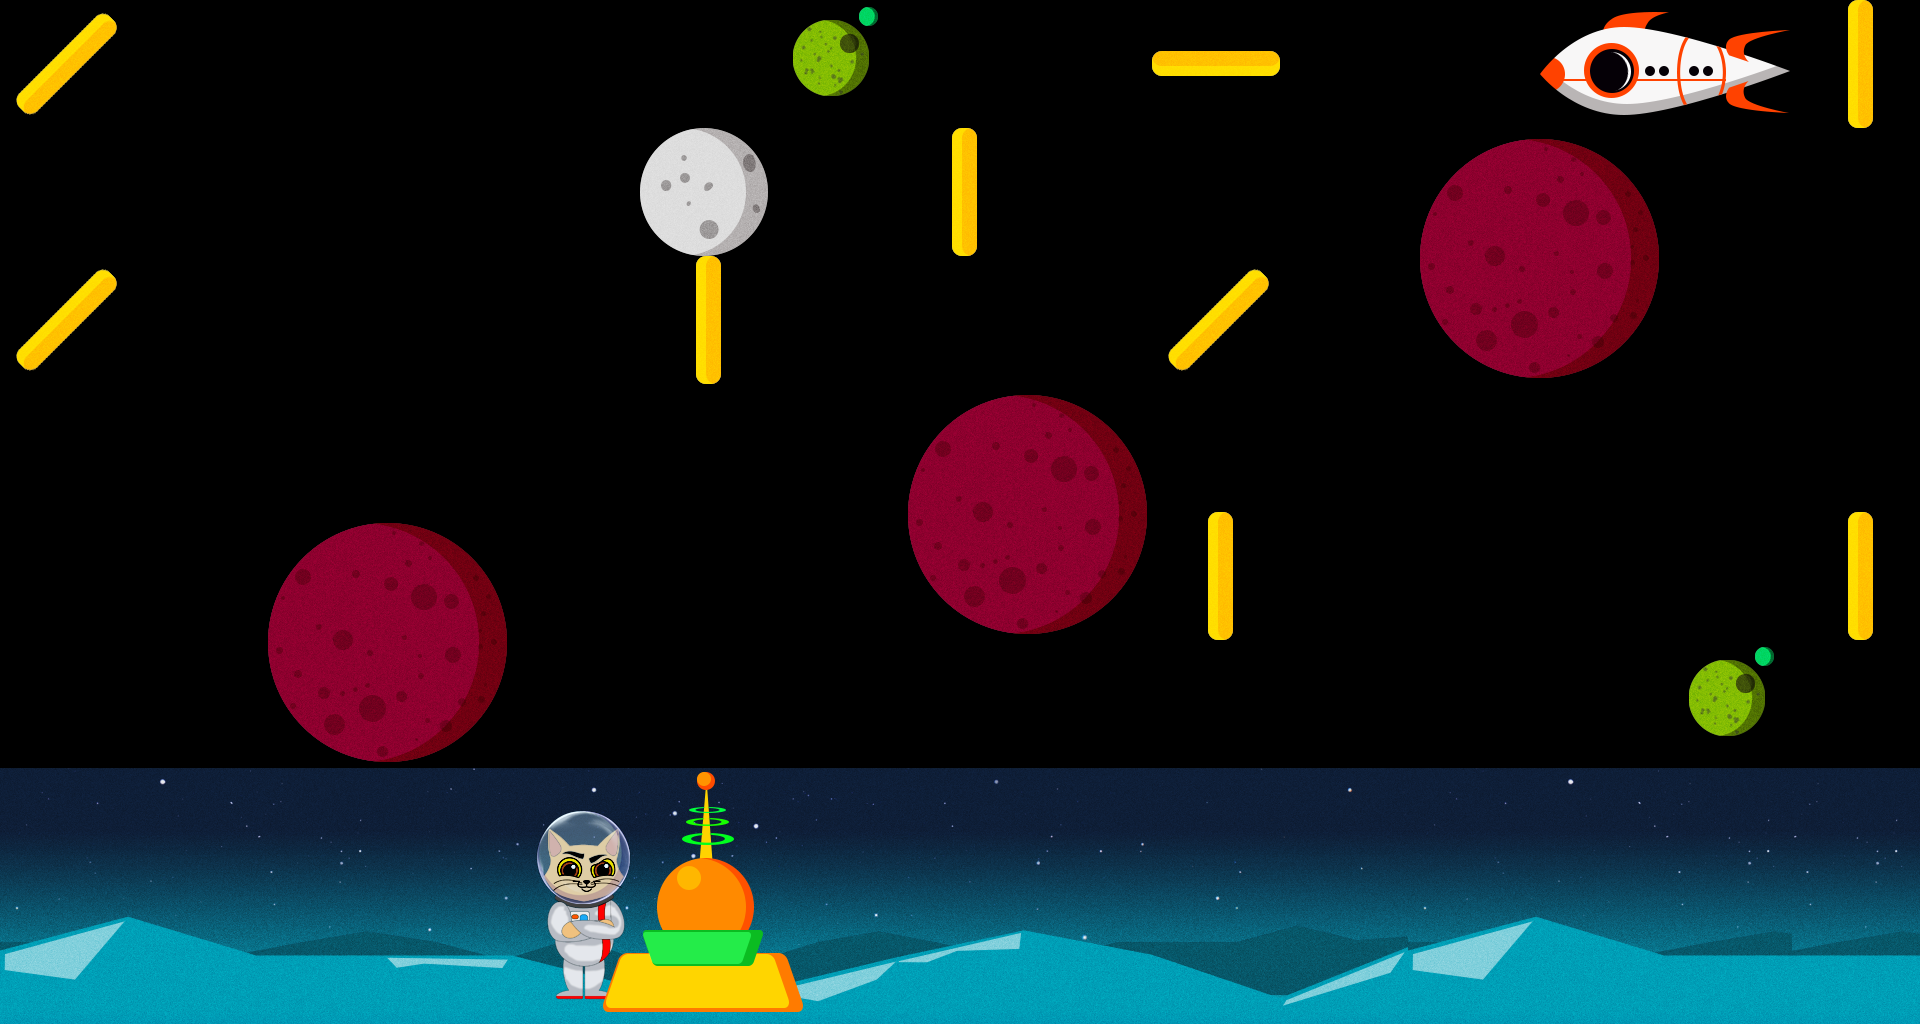

This game map was drawn from its Tiled (.tmx) file and the tilesets committed beside it. A one-line description and the full map source follow:
An orthogonal 15x8 tile map with 128x128 px tiles, 3 tile layers (BackgroudLayer, PlayerLayer, GameLayer), 2 tilesets.

<map version="1.0" tiledversion="1.1.0" orientation="orthogonal" renderorder="right-down" width="15" height="8" tilewidth="128" tileheight="128" infinite="0" nextobjectid="1">
 <tileset firstgid="1" source="tiles.tsx" />
 <tileset firstgid="65" source="template_assets_v1.tsx" />
 <layer name="BackgroudLayer" width="15" height="8">
  <data encoding="csv">
0,0,0,0,0,0,0,0,0,0,0,0,0,0,0,
0,0,0,0,0,0,0,0,0,0,0,0,0,0,0,
0,0,0,0,0,0,0,0,0,0,0,0,0,0,0,
0,0,0,0,0,0,0,0,0,0,0,0,0,0,0,
0,0,0,0,0,0,0,0,0,0,0,0,0,0,0,
0,0,0,0,0,0,0,0,0,0,0,0,0,0,0,
158,159,160,161,162,163,164,165,166,167,168,158,159,160,160,
173,174,175,176,177,178,179,180,181,182,183,173,174,175,175
</data>
 </layer>
 <layer name="PlayerLayer" width="15" height="8">
  <data encoding="csv">
0,0,0,0,0,0,0,0,0,0,0,0,0,0,0,
0,0,0,0,0,0,0,0,0,0,0,0,0,0,0,
0,0,0,0,0,0,0,0,0,0,0,0,0,0,0,
0,0,0,0,0,0,0,0,0,0,0,0,0,0,0,
0,0,0,0,0,0,0,0,0,0,0,0,0,0,0,
0,0,0,0,0,0,0,0,0,0,0,0,0,0,0,
0,0,0,0,138,0,0,0,0,0,0,0,0,0,0,
0,0,0,0,153,0,0,0,0,0,0,0,0,0,0
</data>
 </layer>
 <layer name="GameLayer" width="15" height="8">
  <data encoding="csv">
120,0,0,0,0,0,103,0,0,122,0,0,92,93,119,
0,0,0,0,0,117,82,119,0,0,0,113,114,0,0,
120,0,0,0,0,119,0,0,0,120,0,128,129,0,100,
0,0,0,0,0,0,0,113,114,0,0,0,0,0,0,
0,0,113,114,0,0,0,128,129,119,0,0,0,0,119,
0,0,128,129,0,0,0,100,0,0,0,0,0,103,0,
0,0,0,0,89,90,91,0,0,0,0,0,0,0,0,
0,0,0,0,104,105,106,0,0,0,0,0,0,0,0
</data>
 </layer>
</map>
